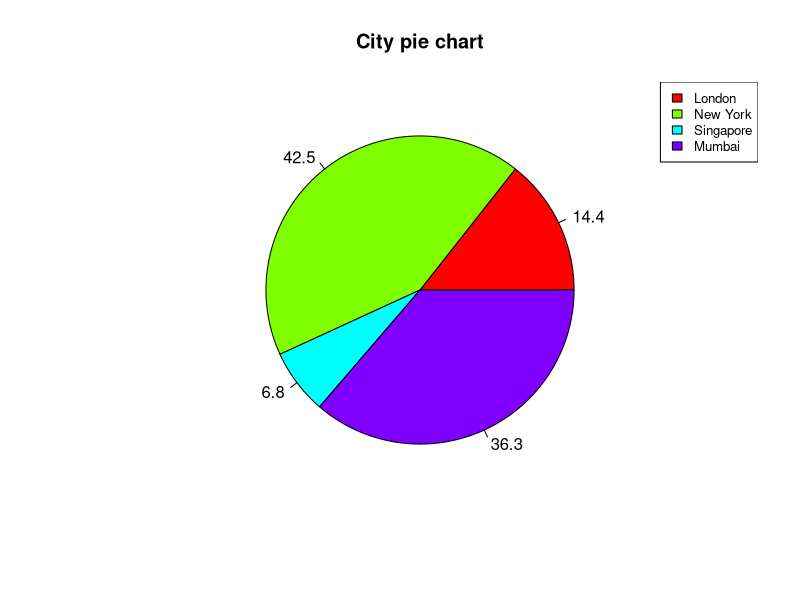
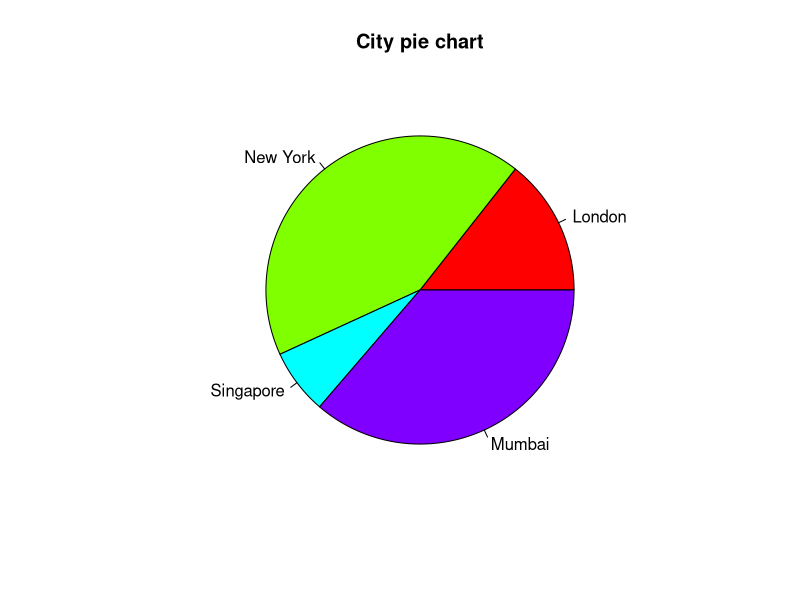

Write the R code that produced these figures, in order.
#pie
#pie(x,labels,radius,main,col,clockwise)
x <- c(21,62,10,53)
labels <- c('London','New York','Singapore','Mumbai')
png(file='city.png')
pie(x,labels,main="City pie chart",col=rainbow(length(x)))
dev.off()
#
piepercent <- round(100*x/sum(x),1)
pie(x,labels = piepercent,main="City pie chart",col=rainbow(length(x)))
legend("topright",labels,cex=0.8,fill=rainbow(length(x)))
